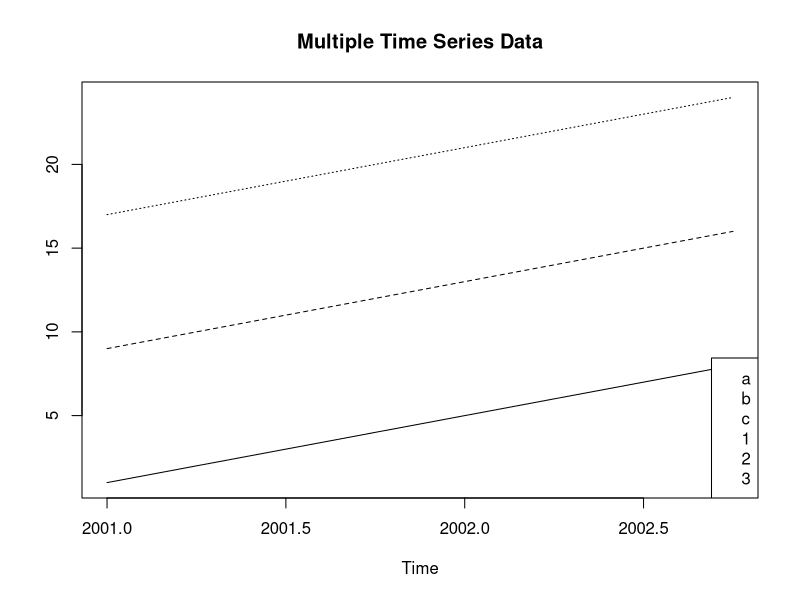

This figure's R source:
##########################################################################################################################################

#(주의) ->  순차적으로 코드를 실행하는 것을 권함!

#에러 발생 시 github Time_Series_Analysis/R_Time_Series_Data_Analysis 경로에 issue를 남기면 확인

##########################################################################################################################################


### 시계열 데이터의 자료의 기본적인 연산.

# 시계열 데이터 자료의 기본적인 연산은 일반적으로 수행되는 행렬연산과 비슷함.

# 일반 그래프 작성 프로그램은 "plot", 시계열 자료는 " ts.plot"을 이용.
# legend: 그래프의 "범례에 해당"
# lty = Line type.


(zz = ts(matrix(1:24, 8, 3),s=c(2001,1), f=4, n=c("a","b","c")))    # 분석용 시계열 데이터 자료 구성.
                                                                    # 1 ~ 24까지 일련 자료 적용
                                                                    # matrix, column = 8, row = 3
                                                                    # 시작시간 s=2001, 1분기 , frequency= 4 , 이름은 n="a","b","c".


class(zz)                                                           # class: mts = multiple time series 시계열, ts = time series. 

(z1 = zz[,"a"])                                                     # n = "a" 자료만 추출.

(z2 = zz[,"a"] + zz[,"b"])                                          # n = "a" 자료와 n="b" 자료의 합.

(z3 = zz[,"a"]^2 / zz[,"b"])                                        # n = "a" 자료 제곱 / n="b" 자료

ts.plot(zz, lty=1:3, main="Multiple Time Series Data")

legend("bottomright", c("a","b","c", lty=1:3))

graphics.off()                                                      # 그래프 지워주는 함수.

############################################################결과값(print)#################################################################

# # > (zz = ts(matrix(1:24, 8, 3),s=c(2001,1), f=4, n=c("a","b","c")))
# a  b  c
# 2001 Q1 1  9 17
# 2001 Q2 2 10 18
# 2001 Q3 3 11 19
# 2001 Q4 4 12 20
# 2002 Q1 5 13 21
# 2002 Q2 6 14 22
# 2002 Q3 7 15 23
# 2002 Q4 8 16 24

# > class(zz)
# [1] "mts"    "ts"     "matrix"
# > (z1 = zz[,"a"])
# Qtr1 Qtr2 Qtr3 Qtr4
# 2001    1    2    3    4
# 2002    5    6    7    8
# > (z2 = zz[,"a"] + zz[,"b"])
# Qtr1 Qtr2 Qtr3 Qtr4
# 2001   10   12   14   16
# 2002   18   20   22   24
# > 
#   > (z3 = zz[,"a"]^2 / zz[,"b"])
# Qtr1      Qtr2      Qtr3      Qtr4
# 2001 0.1111111 0.4000000 0.8181818 1.3333333
# 2002 1.9230769 2.5714286 3.2666667 4.0000000
# > 
#   > ts.plot(zz, lty=1:3, main="Multiple Time Series Data")
# > 
#   > legend("bottomright", c("a","b","c", lty=1:3))


##########################################################################################################################################